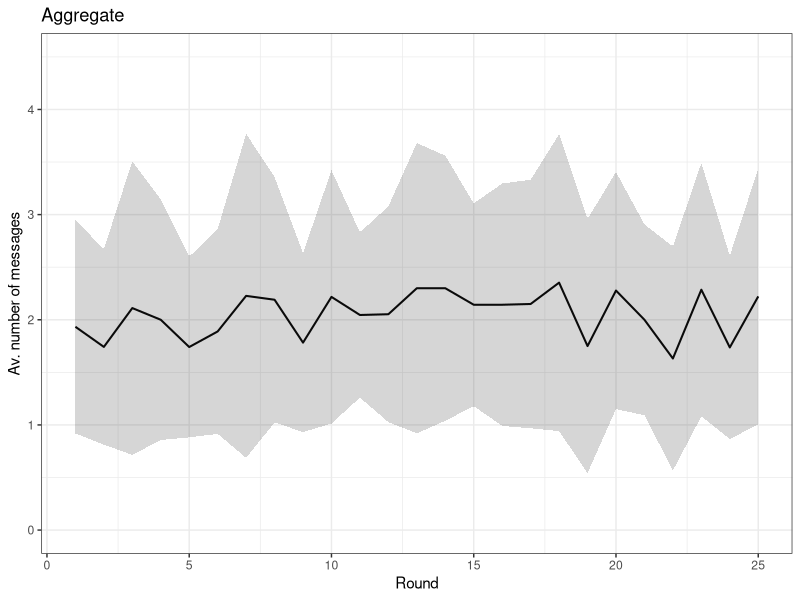
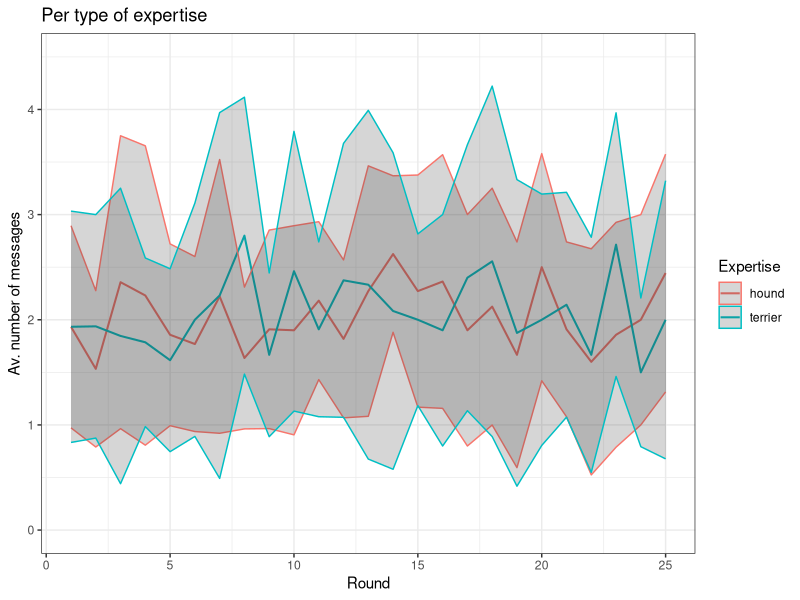
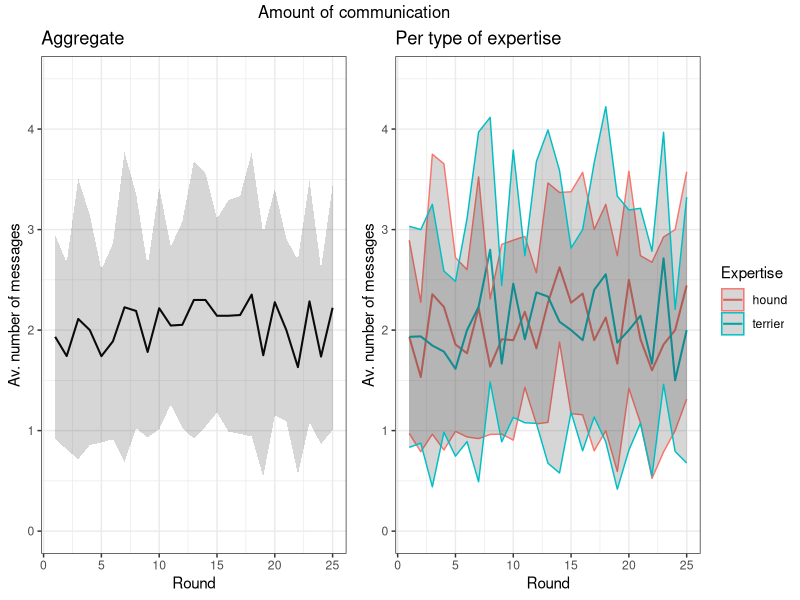
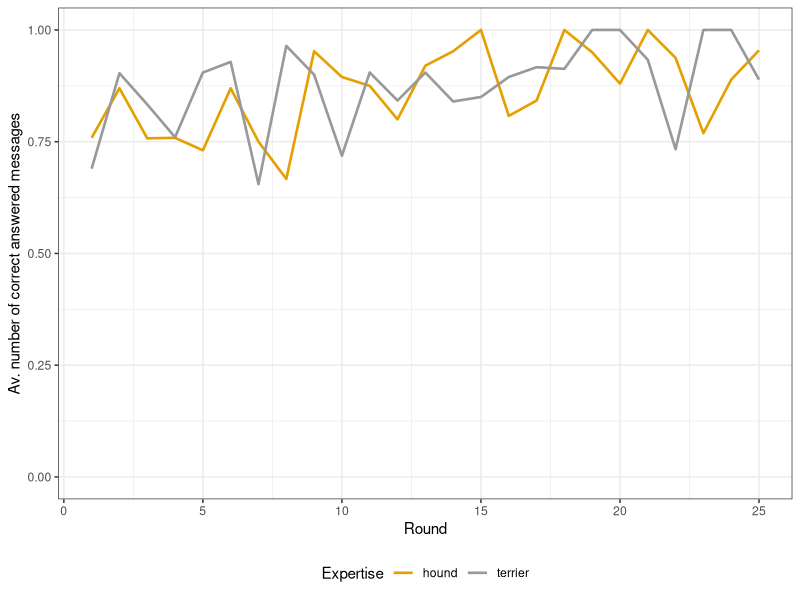
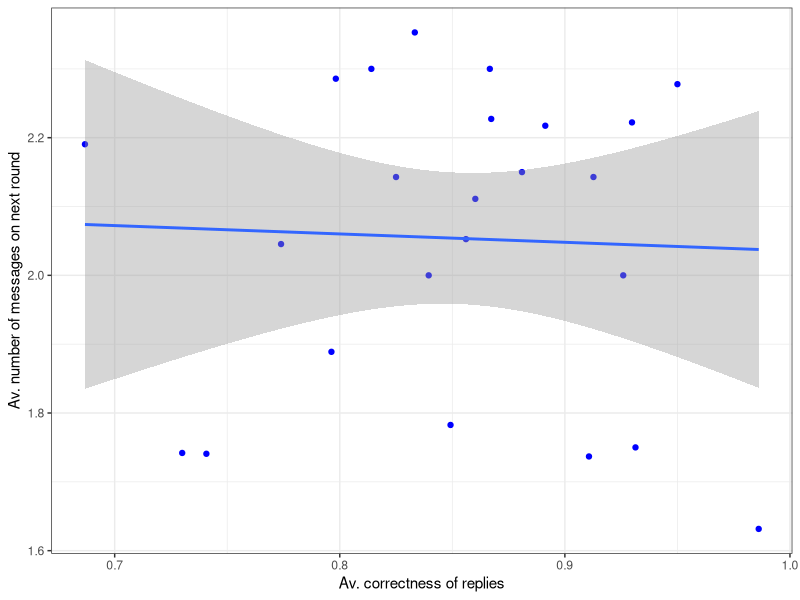
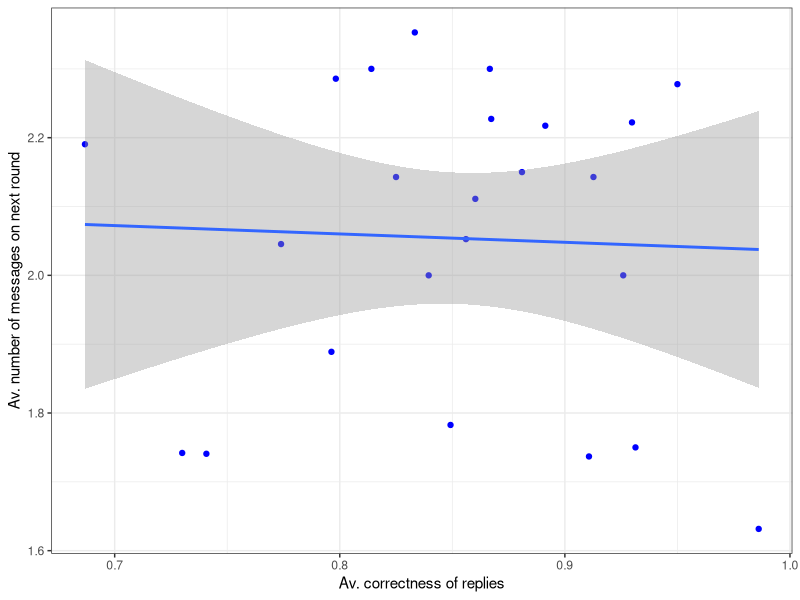

Write the R code that produced these figures, in order. (Note: this script raises an error after producing the figures.)
library(ggplot2)
library(gridExtra)
library(grid)
library(plyr)
library(dplyr)
library(ggthemes)

# The palette with black:
cbp2 <- c("#000000", "#E69F00", "#56B4E9", "#009E73",
          "#F0E442", "#0072B2", "#D55E00", "#CC79A7")

##########################################################################
# Functions
##########################################################################

get_legend<-function(myggplot){
  tmp <- ggplot_gtable(ggplot_build(myggplot))
  leg <- which(sapply(tmp$grobs, function(x) x$name) == "guide-box")
  legend <- tmp$grobs[[leg]]
  return(legend)
} # end get_legend

##########################################################################
# Analyzing communication 
##########################################################################

#dfCom = read.csv('comunicacion.csv')
dfCom = read.csv('comunicacion-sencillo.csv')
dfCom$Correctitud <- as.numeric(dfCom$Correctitud)
head(dfCom)

##########################################################################
# Drawing average number of messages per round 
##########################################################################

comunicacion_summary <- dfCom %>% # the names of the new data frame and the data frame to be summarised
  dplyr::group_by(Raza, Player, Round) %>%   # the grouping variable
  dplyr::summarise(maxMessag = max(Contador),
                   n = n()) %>%
  ungroup() %>%
  dplyr::group_by(Round) %>%
  dplyr::summarise(meanMess=mean(n),
                   sd_PL = sd(n, na.rm=TRUE))
head(comunicacion_summary)

# Version dplyr
gCom <- ggplot(comunicacion_summary, aes(x=Round, y=meanMess)) +
  geom_line(size=0.7) +
  geom_ribbon(aes(ymin = meanMess - sd_PL,
                  ymax = meanMess + sd_PL), alpha = 0.2) +
  xlab("Round") +
  ylab("Av. number of messages") +
  ylim(c(0,4.5)) + 
  ggtitle("Aggregate") +
  theme_bw() +
  theme(legend.position="bottom")

gCom

# Por raza
comunicacion_summary <- dfCom %>% # the names of the new data frame and the data frame to be summarised
  dplyr::group_by(Raza, Player, Round) %>%   # the grouping variable
  dplyr::summarise(maxMessag = max(Contador),
                   n = n()) %>%
  ungroup() %>%
  dplyr::group_by(Raza, Round) %>%
  dplyr::summarise(meanMess=mean(maxMessag),
                   sd_PL = sd(n, na.rm=TRUE))
head(comunicacion_summary)

gComRaza <- ggplot(comunicacion_summary, aes(x=Round, y=meanMess, group=Raza, color=Raza)) +
  geom_line(size=0.7) +
  geom_ribbon(aes(ymin = meanMess - sd_PL,
                  ymax = meanMess + sd_PL), alpha = 0.2) +
  labs(color = "Expertise") +
  xlab("Round") +
  ylab("Av. number of messages") +
  ylim(c(0,4.5)) + 
  ggtitle("Per type of expertise") +
  theme_bw() +
  theme(legend.position="right")

gComRaza

legend <- get_legend(gComRaza)

gComRaza <- gComRaza + theme(legend.position="none")

gMessag <- grid.arrange(gCom, gComRaza, nrow=1, 
                        top="Amount of communication",
                        right=legend)

##########################################################################
# Drawing average number of correct replies per round 
##########################################################################

comunicacion_summary <- dfCom %>% # the names of the new data frame and the data frame to be summarised
  dplyr::group_by(Raza, Player, Round) %>%   # the grouping variable
  dplyr::summarise(mean_Corr = mean(Correctitud, na.rm=TRUE)) # calculates the standard error of each group
head(comunicacion_summary)

comunicacion_summary <- dfCom %>% # the names of the new data frame and the data frame to be summarised
  dplyr::group_by(Raza, Round) %>%   # the grouping variable
  dplyr::summarise(mean_PL = mean(Correctitud, na.rm=TRUE),  # calculates the mean of each group
                   sd_PL = sd(Correctitud, na.rm=TRUE), # calculates the standard deviation of each group
                   n_PL = n(),  # calculates the sample size per group
                   SE_PL = sd(Correctitud, na.rm=TRUE)/sqrt(n())) # calculates the standard error of each group
head(comunicacion_summary)

gComCorr <- ggplot(comunicacion_summary, aes(x = Round, y = mean_PL, color=Raza, group=Raza)) +
  geom_line(size=0.9) +
#  geom_ribbon(aes(ymin = mean_PL - sd_PL,
#                  ymax = mean_PL + sd_PL), alpha = 0.2) +
  scale_colour_manual(values = c("terrier" = "#999999", "hound" = "#E69F00")) + 
  labs(color = "Expertise") +
  xlab("Round") +
  ylab("Av. number of correct answered messages") +
  ylim(c(0,1)) + 
#  ggtitle("Correctness per round") +
  theme_bw() +
  theme(legend.position="bottom")

gComCorr

##########################################################################
# Drawing dispersion between average correctnes and average number of messages
##########################################################################

comunicacion_summary <- dfCom %>% # the names of the new data frame and the data frame to be summarised
  dplyr::group_by(Round, Player) %>%   # the grouping variable
  dplyr::summarise(maxMessag = max(Contador),
                   mean_Corr = mean(Correctitud, na.rm=TRUE)) %>%
  ungroup() %>%
  dplyr::group_by(Round) %>%
  dplyr::summarise(meanMess = mean(maxMessag),
                   mean_Corr = mean(mean_Corr, na.rm=TRUE))
head(comunicacion_summary)

g <- ggplot(comunicacion_summary, aes(x=mean_Corr, y=lead(meanMess))) +
  geom_point(color='blue') + 
  geom_smooth(method = "lm", se = TRUE) +
  xlab("Av. correctness of replies") +
  ylab("Av. number of messages on next round") +
  theme_bw()

g

##########################################################################################
# Drawing dispersion between average correctnes and average index of cooperation
##########################################################################################

comunicacion_summary <- dfCom %>% # the names of the new data frame and the data frame to be summarised
  dplyr::group_by(Round, Player) %>%   # the grouping variable
  dplyr::summarise(maxMessag = max(Contador),
                   mean_Corr = mean(Correctitud, na.rm=TRUE)) %>%
  ungroup() %>%
  dplyr::group_by(Round) %>%
  dplyr::summarise(meanMess = mean(maxMessag),
                   mean_Corr = mean(mean_Corr, na.rm=TRUE))
head(comunicacion_summary)

g <- ggplot(comunicacion_summary, aes(x=mean_Corr, y=lead(meanMess))) +
  geom_point(color='blue') + 
  geom_smooth(method = "lm", se = TRUE) +
  xlab("Av. correctness of replies") +
  ylab("Av. number of messages on next round") +
  theme_bw()

g


##########################################################################
# Drawing composition of messages from experts
##########################################################################

dfTerriers <- dfCom[dfCom$Raza == 'terrier', ]
dfTerriers$Rotulo <- mapvalues(dfTerriers$Rotulo, 
                               from = levels(dfTerriers$Rotulo), 
                               to = c('Cairn Terrier',
                                      'Irish Wolfhound',
                                      'Norwich Terrier', 
                                      'Scottish Deerhound'))

head(dfTerriers)
comunicacion_summary <- dfTerriers %>% # the names of the new data frame and the data frame to be summarised
  dplyr::group_by(Rotulo) %>%   # the grouping variable
  dplyr::summarise(n = n()) %>% # calculates the standard error of each group
  mutate(freq = n/sum(n))
head(comunicacion_summary)

gTerriersAsk <- ggplot(comunicacion_summary, aes(Rotulo, fill=Rotulo)) + 
  geom_col(aes(y=freq)) +
  ggtitle("What messages do Terrier experts ask?") +
  ylim(c(0,0.6)) + 
  labs(y="Relative frequency", 
       x = "Message") +
  scale_fill_colorblind() +
  theme_classic() +
  theme(legend.position="none")

gTerriersAsk

dfHounds <- dfCom[dfCom$Raza == 'hound', ]
dfHounds$Rotulo <- mapvalues(dfHounds$Rotulo, 
                               from = levels(dfHounds$Rotulo), 
                               to = c('Cairn Terrier',
                                      'Irish Wolfhound',
                                      'Norwich Terrier', 
                                      'Scottish Deerhound'))

head(dfHounds)
comunicacion_summary <- dfHounds %>% # the names of the new data frame and the data frame to be summarised
  dplyr::group_by(Rotulo) %>%   # the grouping variable
  dplyr::summarise(n = n()) %>% # calculates the standard error of each group
  mutate(freq = n/sum(n))
head(comunicacion_summary)

gHoundsAsk <- ggplot(comunicacion_summary, aes(Rotulo, fill=Rotulo)) + 
  geom_col(aes(y=freq)) +
  ggtitle("What messages do Hound experts ask?") +
  ylim(c(0,0.6)) + 
  labs(y="Relative frequency", 
       x = "Message") +
  scale_fill_colorblind() +
  theme_classic() +
  theme(legend.position="none")

gHoundsAsk

gAsk <- grid.arrange(gTerriersAsk, gHoundsAsk, nrow = 2, top="What experts ask")

##########################################################################
# Drawing composition of guesses when terrier expert asks about hounds
##########################################################################

dfTerriers <- dfCom[dfCom$Raza == 'terrier', ]
dfTerriersB <- dfTerriers[dfTerriers$Rotulo == 'B', ]
dfTerriersB <- dfTerriersB[dfTerriersB$suposicion != '', ]
dfTerriersB <- dfTerriersB[complete.cases(dfTerriersB$suposicion), ]
levels(dfTerriersB$suposicion)
dfTerriersB$suposicion <- mapvalues(dfTerriersB$suposicion, 
                                    from = levels(dfTerriersB$suposicion), 
                                    to = c('Cairn Terrier',
                                           'Irish Wolfhound',
                                           'Norwich Terrier', 
                                           'Scottish Deerhound',
                                           'No guess'))

comunicacion_summary <- dfTerriersB %>% # the names of the new data frame and the data frame to be summarised
  dplyr::group_by(Rotulo, suposicion) %>%   # the grouping variable
  dplyr::summarise(n = n()) %>% # calculates the standard error of each group
  mutate(freq = n/sum(n))
head(comunicacion_summary)

colores <- c(cbp2[2], cbp2[4], cbp2[8])

gB <- ggplot(comunicacion_summary, aes(suposicion, fill=suposicion)) + 
  geom_col(aes(y=freq)) +
  ggtitle("Guess before asking is this Irish Wolfhound?") +
  ylim(c(0,0.7)) + 
  labs(y="Relative frequency", 
       x = "Guess") +
  scale_fill_manual(values = colores) +
  theme_classic() +
  theme(legend.position="none")

gB

dfTerriers <- dfCom[dfCom$Raza == 'terrier', ]
dfTerriersD <- dfTerriers[dfTerriers$Rotulo == 'D', ]
dfTerriersD <- dfTerriersD[dfTerriersD$suposicion != '', ]
dfTerriersD <- dfTerriersD[complete.cases(dfTerriersD$suposicion), ]
levels(dfTerriersD$suposicion)
dfTerriersD$suposicion <- mapvalues(dfTerriersD$suposicion, 
                                    from = levels(dfTerriersD$suposicion), 
                                    to = c('Cairn Terrier',
                                           'Irish Wolfhound',
                                           'Norwich Terrier', 
                                           'Scottish Deerhound',
                                           'No guess'))

comunicacion_summary <- dfTerriersD %>% # the names of the new data frame and the data frame to be summarised
  dplyr::group_by(Rotulo, suposicion) %>%   # the grouping variable
  dplyr::summarise(n = n()) %>% # calculates the standard error of each group
  mutate(freq = n/sum(n))
head(comunicacion_summary)

#colores <- c(cbp2[3], cbp2[5], cbp2[8])

gD <- ggplot(comunicacion_summary, aes(suposicion, fill=suposicion)) + 
  geom_col(aes(y=freq)) +
  ggtitle("Guess before asking is this Scottish Deerhound?") +
  ylim(c(0,0.7)) + 
  labs(y="Relative frequency", 
       x = "Guess") +
  scale_fill_manual(values = colores) +
  theme_classic() +
  theme(legend.position="none")

gD

gExpertTerriers <- grid.arrange(gB, gD, nrow = 1, top="Terrier experts")

##########################################################################
# Drawing composition of guesses when hound expert asks about hounds
##########################################################################

dfHounds <- dfCom[dfCom$Raza == 'hound', ]
dfHoundsB <- dfHounds[dfHounds$Rotulo == 'A', ]
dfHoundsB <- dfHoundsB[dfHoundsB$suposicion != '', ]
dfHoundsB <- dfHoundsB[complete.cases(dfHoundsB$suposicion), ]
levels(dfHoundsB$suposicion)
dfHoundsB$suposicion <- mapvalues(dfHoundsB$suposicion, 
                                  from = levels(dfHoundsB$suposicion), 
                                  to = c('Cairn Terrier',
                                         'Irish Wolfhound',
                                         'Norwich Terrier', 
                                         'Scottish Deerhound',
                                         'No guess'))

comunicacion_summary <- dfHoundsB %>% # the names of the new data frame and the data frame to be summarised
  dplyr::group_by(Rotulo, suposicion) %>%   # the grouping variable
  dplyr::summarise(n = n()) %>% # calculates the standard error of each group
  mutate(freq = n/sum(n))
head(comunicacion_summary)

colores <- c(cbp2[1], cbp2[3], cbp2[8])

gA <- ggplot(comunicacion_summary, aes(suposicion, fill=suposicion)) + 
  geom_col(aes(y=freq)) +
  ggtitle("Guess before asking is this Cairn Terrier?") +
  ylim(c(0,0.7)) + 
  labs(y="Relative frequency", 
       x = "Guess") +
  scale_fill_manual(values = colores) +
  theme_classic() +
  theme(legend.position="none")

gA

dfHounds <- dfCom[dfCom$Raza == 'hound', ]
dfHoundsD <- dfHounds[dfHounds$Rotulo == 'C', ]
dfHoundsD <- dfHoundsD[dfHoundsD$suposicion != '', ]
dfHoundsD <- dfHoundsD[complete.cases(dfHoundsD$suposicion), ]
levels(dfHoundsD$suposicion)
dfHoundsD$suposicion <- mapvalues(dfHoundsD$suposicion, 
                                  from = levels(dfHoundsD$suposicion), 
                                  to = c('Cairn Terrier',
                                         'Irish Wolfhound',
                                         'Norwich Terrier', 
                                         'Scottish Deerhound',
                                         'No guess'))

comunicacion_summary <- dfHoundsD %>% # the names of the new data frame and the data frame to be summarised
  dplyr::group_by(Rotulo, suposicion) %>%   # the grouping variable
  dplyr::summarise(n = n()) %>% # calculates the standard error of each group
  mutate(freq = n/sum(n))
head(comunicacion_summary)

#colores <- c(cbp2[2], cbp2[4], cbp2[1])

gC <- ggplot(comunicacion_summary, aes(suposicion, fill=suposicion)) + 
  geom_col(aes(y=freq)) +
  ggtitle("Guess before asking is this Norwich Terrier?") +
  ylim(c(0,0.7)) + 
  labs(y="Relative frequency", 
       x = "Guess") +
  scale_fill_manual(values = colores) +
  theme_classic() +
  theme(legend.position="none")

gC

gExpertHounds <- grid.arrange(gA, gC, nrow = 1, top="Hound experts")

##########################################################################
# Drawing average % of responded messages 
##########################################################################

comunicacion_summary <- dfCom %>% # the names of the new data frame and the data frame to be summarised
  dplyr::group_by(Round) %>%
  dplyr::mutate(nTotal = n()) %>%
  ungroup() %>%
  dplyr::group_by(Round, Recibido) %>%   # the grouping variables
  dplyr::summarise(freqReci = n()/median(nTotal))
head(comunicacion_summary)

comunicacion_summary <- comunicacion_summary[comunicacion_summary$Recibido == '-', ]

gResp <- ggplot(comunicacion_summary, aes(x=Round, y=freqReci)) +
  geom_line(size=0.7) +
  xlab("Round") +
  ylab("Percentage of unanswered messages") +
  ylim(c(0,1)) + 
#  ggtitle("Aggregate") +
  theme_bw() 

gResp


##############
##############
##############
##############
# Meando fuera del tiesto
###############

dfTerriersA <- dfTerriers[dfTerriers$Rotulo == 'A', ]

comunicacion_summary <- dfTerriersA %>% # the names of the new data frame and the data frame to be summarised
  dplyr::group_by(Rotulo, suposicion) %>%   # the grouping variable
  dplyr::summarise(n = n()) %>% # calculates the standard error of each group
  mutate(freq = n/sum(n))
head(comunicacion_summary)

gA <- ggplot(comunicacion_summary, aes(suposicion, fill=suposicion)) + 
  geom_col(aes(y=n)) +
#  geom_col(aes(y=freq)) +
  ggtitle("Guess before message asking is this A?") +
  labs(y="Relative frequency", 
       x = "Guess") +
  theme_classic() +
  theme(legend.position="none")

gA

dfTerriersC <- dfTerriers[dfTerriers$Rotulo == 'C', ]

comunicacion_summary <- dfTerriersC %>% # the names of the new data frame and the data frame to be summarised
  dplyr::group_by(Rotulo, suposicion) %>%   # the grouping variable
  dplyr::summarise(n = n()) %>% # calculates the standard error of each group
  mutate(freq = n/sum(n))
head(comunicacion_summary)

gC <- ggplot(comunicacion_summary, aes(suposicion, fill=suposicion)) + 
  geom_col(aes(y=n)) +
  #  geom_col(aes(y=freq)) +
  ggtitle("Guess before message asking is this C?") +
  labs(y="Relative frequency", 
       x = "Guess") +
  theme_classic() +
  theme(legend.position="none")

gC

gExpertTerriersWTF <- grid.arrange(gA, gC, nrow = 1, top="Terrier experts")
